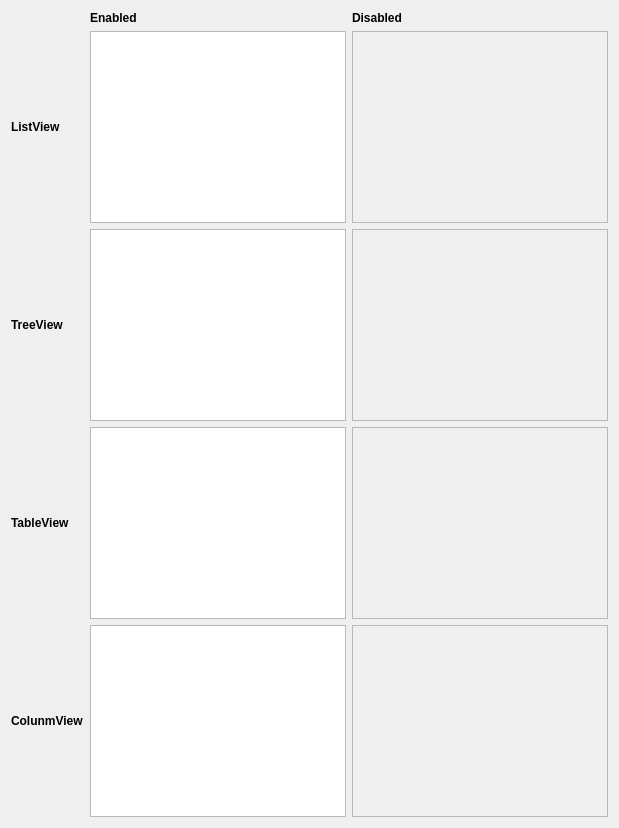
      <widget class="QWidget" name="ContainerViews">
       <attribute name="title">
        <string>Views</string>
       </attribute>
       <layout class="QGridLayout" name="gridLayout_5">
        <item row="2" column="1">
         <widget class="QTreeView" name="treeView"/>
        </item>
        <item row="1" column="0">
         <widget class="QLabel" name="label_27">
          <property name="font">
           <font>
            <weight>75</weight>
            <bold>true</bold>
           </font>
          </property>
          <property name="text">
           <string>ListView</string>
          </property>
         </widget>
        </item>
        <item row="1" column="1">
         <widget class="QListView" name="listView"/>
        </item>
        <item row="2" column="0">
         <widget class="QLabel" name="label_59">
          <property name="font">
           <font>
            <weight>75</weight>
            <bold>true</bold>
           </font>
          </property>
          <property name="text">
           <string>TreeView</string>
          </property>
         </widget>
        </item>
        <item row="3" column="0">
         <widget class="QLabel" name="label_60">
          <property name="font">
           <font>
            <weight>75</weight>
            <bold>true</bold>
           </font>
          </property>
          <property name="text">
           <string>TableView</string>
          </property>
         </widget>
        </item>
        <item row="3" column="1">
         <widget class="QTableView" name="tableView"/>
        </item>
        <item row="4" column="0">
         <widget class="QLabel" name="label_61">
          <property name="font">
           <font>
            <weight>75</weight>
            <bold>true</bold>
           </font>
          </property>
          <property name="text">
           <string>ColunmView</string>
          </property>
         </widget>
        </item>
        <item row="4" column="1">
         <widget class="QColumnView" name="columnView"/>
        </item>
        <item row="0" column="1">
         <widget class="QLabel" name="label_70">
          <property name="font">
           <font>
            <weight>75</weight>
            <bold>true</bold>
           </font>
          </property>
          <property name="text">
           <string>Enabled</string>
          </property>
         </widget>
        </item>
        <item row="1" column="2">
         <widget class="QListView" name="listViewDis">
          <property name="enabled">
           <bool>false</bool>
          </property>
         </widget>
        </item>
        <item row="0" column="2">
         <widget class="QLabel" name="label_80">
          <property name="font">
           <font>
            <weight>75</weight>
            <bold>true</bold>
           </font>
          </property>
          <property name="text">
           <string>Disabled</string>
          </property>
         </widget>
        </item>
        <item row="2" column="2">
         <widget class="QTreeView" name="treeViewDis">
          <property name="enabled">
           <bool>false</bool>
          </property>
         </widget>
        </item>
        <item row="3" column="2">
         <widget class="QTableView" name="tableViewDis">
          <property name="enabled">
           <bool>false</bool>
          </property>
         </widget>
        </item>
        <item row="4" column="2">
         <widget class="QColumnView" name="columnViewDis">
          <property name="enabled">
           <bool>false</bool>
          </property>
         </widget>
        </item>
       </layout>
      </widget>
